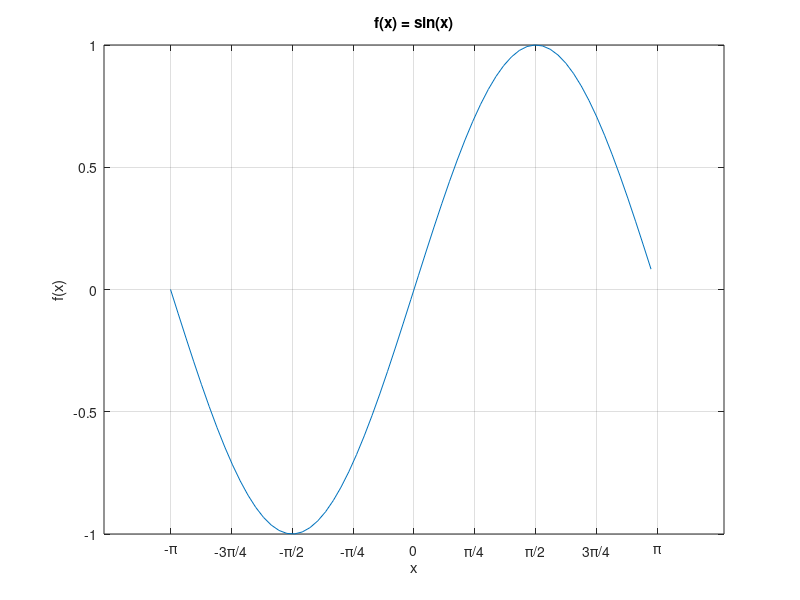

MATLAB code to generate this figure: (Note: this script raises an error after producing the figure.)
%%Ilja Katiuzinskij 2026-09-28 var.6

%%1
%%a
x= -pi:0.1:pi;
y= sin(x);
figure
plot(x,y)
xticks(-pi:pi/4:pi)
xticklabels({'-\pi','-3\pi/4','-\pi/2','-\pi/4','0',...
    '\pi/4','\pi/2','3\pi/4','\pi'})
title ('f(x) = sin(x)')
xlabel('x')
ylabel('f(x)')
grid on 

%%b
figure 
y1=2*sin(x).*cos(x);
y2=3*sina(x).*cos(x);
